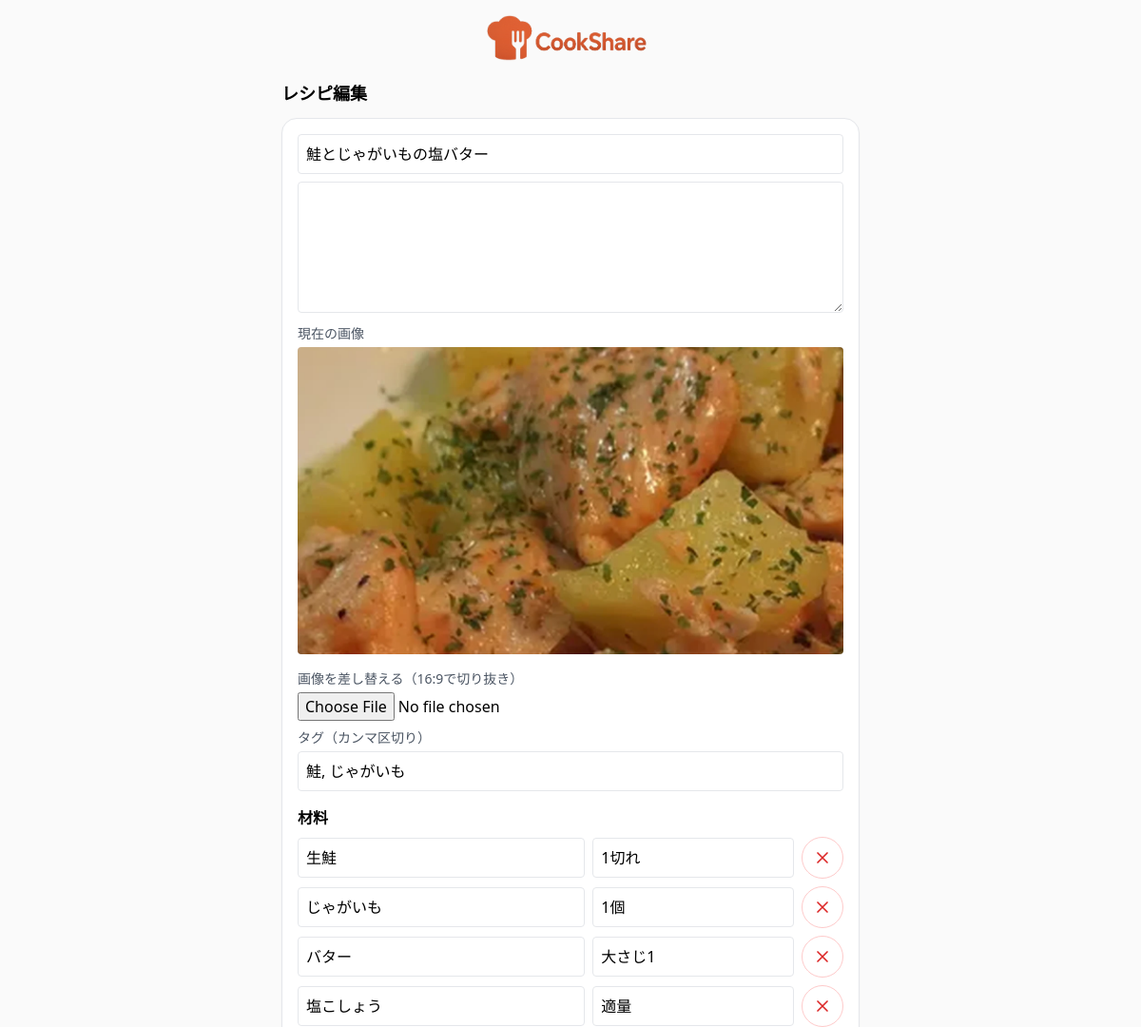
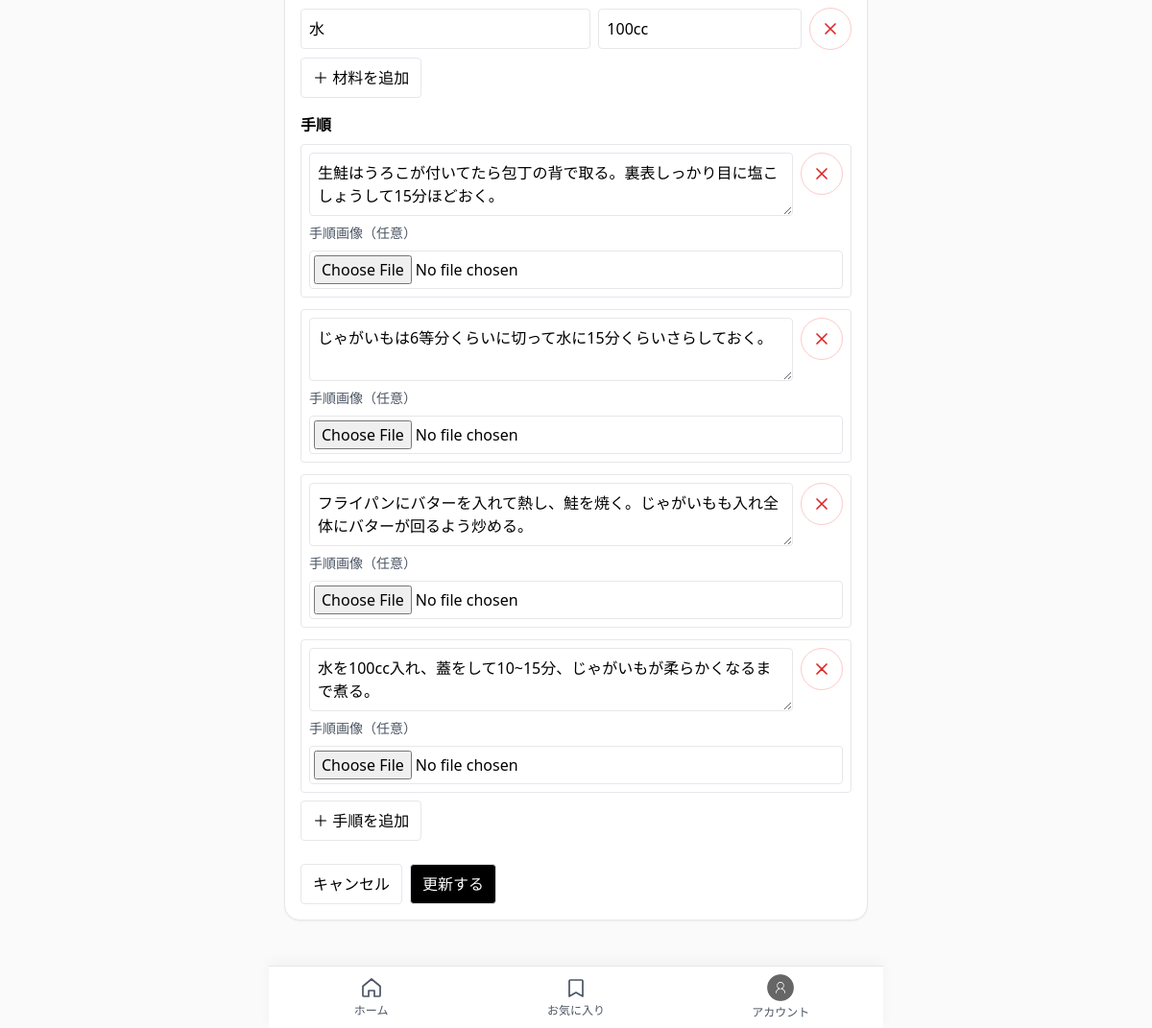
The page /recipes/4/edit (signed in) on the database its author committed (2 pictures, top to bottom).
### app/main.py (models this page shows)
class Recipe(SQLModel, table=True):
    __table_args__ = {"sqlite_autoincrement": True}
    id: Optional[int] = Field(default=None, primary_key=True)
    title: str
    description: str = ""
    main_image: Optional[str] = None
    author_id: Optional[int] = Field(foreign_key="user.id", default=None)
    view_count: int = Field(default=0)

class Ingredient(SQLModel, table=True):
    id: Optional[int] = Field(default=None, primary_key=True)
    recipe_id: int = Field(foreign_key="recipe.id")
    name: str
    amount: Optional[str] = None
    unit: Optional[str] = None
    order_no: int = 0

class Step(SQLModel, table=True):
    id: Optional[int] = Field(default=None, primary_key=True)
    recipe_id: int = Field(foreign_key="recipe.id")
    body: str
    order_no: int = 0
    image_path: Optional[str] = None

### app/main.py (the view)
@app.get("/recipes/{rid}/edit", response_class=HTMLResponse)
def recipe_edit_form(request: Request, rid: int):
    _ensure_csrf(request)
    with Session(engine) as s:
        r, user = _require_owner(request, s, rid)
        ings = s.exec(select(Ingredient).where(Ingredient.recipe_id == rid).order_by(Ingredient.order_no)).all()
        steps = s.exec(select(Step).where(Step.recipe_id == rid).order_by(Step.order_no)).all()
        tags = s.exec(select(Tag).join(RecipeTag, RecipeTag.tag_id == Tag.id).where(RecipeTag.recipe_id == rid)).all()
    tags_csv = ", ".join(t.name for t in tags)
    return templates.TemplateResponse("recipe_edit.html",
        {"request": request, "recipe": r, "ingredients": ings, "steps": steps, "tags_csv": tags_csv,
         "csrf_token": request.session.get("csrf_token"), "current_user": user})

### app/templates/recipe_edit.html (shortened to what this page needs)
{% extends "base.html" %}
{% block content %}
<h1 class="text-lg font-bold mb-3">レシピ編集</h1>
<form method="post" action="/recipes/{{ recipe.id }}/edit" enctype="multipart/form-data" class="grid gap-4 bg-white border rounded-2xl shadow-sm p-4">
  <section class="grid gap-2">
    <input class="border p-2 rounded" name="title" value="{{ recipe.title }}" required>
    <textarea class="border p-2 rounded" name="description" rows="5">{{ recipe.description }}</textarea>
    {% if recipe.main_image %}
      {% set path = recipe.main_image %}
      {% if path.endswith('+') %}{% set path = path[:-1] %}{% endif %}
      <div class="mt-1">
        <label class="block mb-1 text-sm text-gray-600">現在の画像</label>
        <div class="aspect-video w-full overflow-hidden rounded bg-neutral-100">
          <img src="{{ path }}" alt="current" class="w-full h-full object-cover">
        </div>
      </div>
    {% endif %}
    <div class="mt-2">
      <label class="block mb-1 text-sm text-gray-600">画像を差し替える（16:9で切り抜き）</label>
      <input id="image-input" type="file" name="image" accept="image/*">
    </div>
    <div>
      <label class="block mb-1 text-sm text-gray-600">タグ（カンマ区切り）</label>
      <input class="border p-2 rounded w-full" name="tags_csv" value="{{ tags_csv }}">
    </div>
  </section>
  <section class="grid gap-2">
  <h2 class="font-semibold">材料</h2>
  <div id="ing-list" class="grid gap-2">
    {% for ing in ingredients %}
      <div class="ing-item grid grid-cols-[minmax(0,1fr)_minmax(0,0.7fr)_auto] gap-2 items-center w-full">
        <input class="border p-2 rounded w-full min-w-0"
               name="ingredients_name"
               value="{{ ing.name }}">
        <input class="border p-2 rounded w-full min-w-0"
               name="ingredients_amount"
               value="{{ ing.amount or '' }}">
        <button type="button"
                class="btn-icon btn-icon--danger shrink-0"
                aria-label="この材料を削除"
                onclick="this.closest('.ing-item').remove()">
          <svg xmlns="http://www.w3.org/2000/svg" class="w-5 h-5"
               viewBox="0 0 24 24" fill="none" stroke="currentColor" stroke-width="2">
            <path stroke-linecap="round" stroke-linejoin="round" d="M6 6l12 12M18 6L6 18"/>
          </svg>
        </button>
      </div>
    {% endfor %}
  </div>
  <div class="flex gap-2">
    <button type="button" class="px-3 py-2 border rounded" onclick="addIng()">＋ 材料を追加</button>
  </div>
</section>
<section class="grid gap-2">
  <h2 class="font-semibold">手順</h2>
  <div id="step-list" class="grid gap-3">
    {% for st in steps %}
      <div class="grid gap-2 p-2 border rounded step-item">
        <div class="flex gap-2 items-start">
          <textarea class="border p-2 rounded flex-1 min-w-0"
                    name="steps_body"
                    rows="2">{{ st.body }}</textarea>
          <button type="button"
                  class="btn-icon btn-icon--danger shrink-0"
                  aria-label="この手順を削除"
                  onclick="this.closest('.step-item').remove()">
            <svg xmlns="http://www.w3.org/2000/svg" class="w-5 h-5"
                 viewBox="0 0 24 24" fill="none" stroke="currentColor" stroke-width="2">
              <path stroke-linecap="round" stroke-linejoin="round" d="M6 6l12 12M18 6L6 18"/>
            </svg>
          </button>
        </div>
        <div class="grid gap-2">
          <label class="text-sm text-gray-600">手順画像（任意）</label>
          <div class="flex items-center gap-2">
            <input type="file"
                   name="steps_image"
                   accept="image/*"
                   class="border rounded p-1"
                   onchange="previewStepImage(this)">
          </div>
        </div>
      </div>
    {% endfor %}
  </div>
  <div class="flex gap-2">
    <button type="button" class="px-3 py-2 border rounded" onclick="addStep()">＋ 手順を追加</button>
  </div>
</section>
  <div class="flex gap-2 pt-2">
  <a href="/recipes/{{ recipe.id }}" class="px-3 py-2 border rounded">キャンセル</a>
  <button type="submit" class="px-3 py-2 border rounded bg-black text-white hover:opacity-90">
    更新する
  </button>
</div>
{% endblock %}

### app/static/global.css (style rules this page uses)
.btn-icon { width:44px; height:44px; display:inline-flex; align-items:center; justify-content:center; border:1px solid #d1d5db; border-radius:9999px; background:#fff; }
.btn-icon--danger { border-color:#fecaca; color:#dc2626; background:#fff; }

### app/templates/base.html (style rules this page uses)
.pb-safe { padding-bottom: calc(env(safe-area-inset-bottom, 0px) + 64px); }
html,body { max-width:100%;overflow-x:hidden }
*,*::before,*::after { box-sizing:border-box }
img,video { max-width:100%;height:auto;display:block }
input,textarea,select,button { max-width:100% }
input[type="file"] { width:100% }

### rows shown on the page
Recipe: title "鮭とじゃがいもの塩バター"
Ingredient: ingredients_name "生鮭", ingredients_amount "1切れ"
Ingredient: ingredients_name "じゃがいも", ingredients_amount "1個"
Ingredient: ingredients_name "バター", ingredients_amount "大さじ1"
Ingredient: ingredients_name "塩こしょう", ingredients_amount "適量"
Ingredient: ingredients_name "水", ingredients_amount "100cc"
Step: steps_body "生鮭はうろこが付いてたら包丁の背で取る。裏表しっかり目に塩こしょうして15分ほどおく。"
Step: steps_body "じゃがいもは6等分くらいに切って水に15分くらいさらしておく。"
Step: steps_body "フライパンにバターを入れて熱し、鮭を焼く。じゃがいもも入れ全体にバターが回るよう炒める。"
Step: steps_body "水を100cc入れ、蓋をして10~15分、じゃがいもが柔らかくなるまで煮る。"
